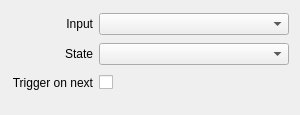
<?xml version="1.0" encoding="UTF-8"?>
<ui version="4.0">
 <class>InspectorAtemAudioInputStateWidget</class>
 <widget class="QWidget" name="InspectorAtemAudioInputStateWidget">
  <property name="geometry">
   <rect>
    <x>0</x>
    <y>0</y>
    <width>300</width>
    <height>115</height>
   </rect>
  </property>
  <property name="sizePolicy">
   <sizepolicy hsizetype="Expanding" vsizetype="Preferred">
    <horstretch>0</horstretch>
    <verstretch>0</verstretch>
   </sizepolicy>
  </property>
  <layout class="QGridLayout" name="gridLayout">
   <property name="bottomMargin">
    <number>20</number>
   </property>
   <item row="0" column="0">
    <widget class="QLabel" name="labelInput">
     <property name="text">
      <string>Input</string>
     </property>
     <property name="alignment">
      <set>Qt::AlignRight|Qt::AlignTrailing|Qt::AlignVCenter</set>
     </property>
    </widget>
   </item>
   <item row="0" column="1">
    <widget class="QComboBox" name="comboBoxInput">
     <property name="sizePolicy">
      <sizepolicy hsizetype="Expanding" vsizetype="Fixed">
       <horstretch>0</horstretch>
       <verstretch>0</verstretch>
      </sizepolicy>
     </property>
    </widget>
   </item>
   <item row="2" column="1">
    <layout class="QHBoxLayout" name="horizontalLayoutTriggerOnNext">
     <item>
      <widget class="QCheckBox" name="checkBoxTriggerOnNext">
       <property name="layoutDirection">
        <enum>Qt::RightToLeft</enum>
       </property>
       <property name="text">
        <string/>
       </property>
      </widget>
     </item>
     <item>
      <spacer name="horizontalSpacerTriggerOnNext2">
       <property name="orientation">
        <enum>Qt::Horizontal</enum>
       </property>
       <property name="sizeHint" stdset="0">
        <size>
         <width>40</width>
         <height>20</height>
        </size>
       </property>
      </spacer>
     </item>
    </layout>
   </item>
   <item row="1" column="0">
    <widget class="QLabel" name="labelState">
     <property name="text">
      <string>State</string>
     </property>
     <property name="alignment">
      <set>Qt::AlignRight|Qt::AlignTrailing|Qt::AlignVCenter</set>
     </property>
    </widget>
   </item>
   <item row="1" column="1">
    <widget class="QComboBox" name="comboBoxState">
     <property name="sizePolicy">
      <sizepolicy hsizetype="Expanding" vsizetype="Fixed">
       <horstretch>0</horstretch>
       <verstretch>0</verstretch>
      </sizepolicy>
     </property>
    </widget>
   </item>
   <item row="2" column="0">
    <widget class="QLabel" name="labelTriggerOnNext">
     <property name="text">
      <string>Trigger on next</string>
     </property>
     <property name="alignment">
      <set>Qt::AlignRight|Qt::AlignTrailing|Qt::AlignVCenter</set>
     </property>
    </widget>
   </item>
  </layout>
 </widget>
 <tabstops>
  <tabstop>comboBoxInput</tabstop>
  <tabstop>comboBoxState</tabstop>
  <tabstop>checkBoxTriggerOnNext</tabstop>
 </tabstops>
 <resources/>
 <connections>
  <connection>
   <sender>checkBoxTriggerOnNext</sender>
   <signal>stateChanged(int)</signal>
   <receiver>InspectorAtemAudioInputStateWidget</receiver>
   <slot>triggerOnNextChanged(int)</slot>
   <hints>
    <hint type="sourcelabel">
     <x>102</x>
     <y>70</y>
    </hint>
    <hint type="destinationlabel">
     <x>189</x>
     <y>84</y>
    </hint>
   </hints>
  </connection>
  <connection>
   <sender>comboBoxInput</sender>
   <signal>currentIndexChanged(int)</signal>
   <receiver>InspectorAtemAudioInputStateWidget</receiver>
   <slot>inputChanged(int)</slot>
   <hints>
    <hint type="sourcelabel">
     <x>167</x>
     <y>17</y>
    </hint>
    <hint type="destinationlabel">
     <x>196</x>
     <y>14</y>
    </hint>
   </hints>
  </connection>
  <connection>
   <sender>comboBoxState</sender>
   <signal>currentIndexChanged(int)</signal>
   <receiver>InspectorAtemAudioInputStateWidget</receiver>
   <slot>stateChanged(int)</slot>
   <hints>
    <hint type="sourcelabel">
     <x>138</x>
     <y>46</y>
    </hint>
    <hint type="destinationlabel">
     <x>185</x>
     <y>44</y>
    </hint>
   </hints>
  </connection>
 </connections>
 <slots>
  <slot>inputChanged(int)</slot>
  <slot>stateChanged(int)</slot>
  <slot>triggerOnNextChanged(int)</slot>
 </slots>
</ui>
